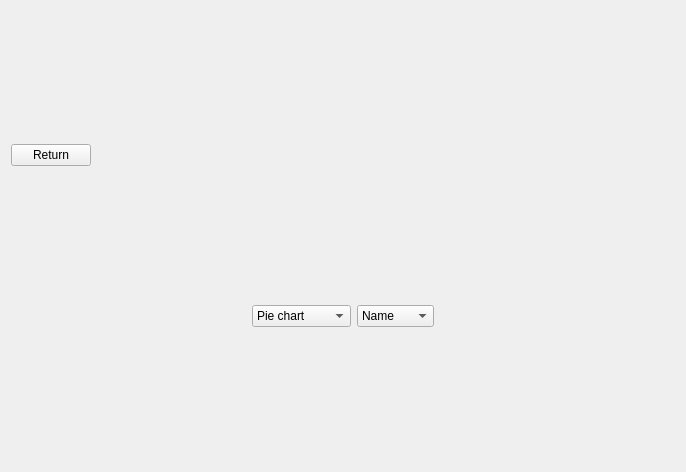
<?xml version="1.0" encoding="UTF-8"?>
<ui version="4.0">
 <class>AnalyticsWindow</class>
 <widget class="QWidget" name="AnalyticsWindow">
  <property name="geometry">
   <rect>
    <x>0</x>
    <y>0</y>
    <width>686</width>
    <height>472</height>
   </rect>
  </property>
  <property name="windowTitle">
   <string>Form</string>
  </property>
  <layout class="QGridLayout" name="gridLayout">
   <item row="0" column="0">
    <layout class="QHBoxLayout" name="horizontalLayout_2">
     <item>
      <widget class="QPushButton" name="returnButton">
       <property name="text">
        <string>Return</string>
       </property>
      </widget>
     </item>
     <item>
      <spacer name="horizontalSpacer">
       <property name="orientation">
        <enum>Qt::Horizontal</enum>
       </property>
       <property name="sizeHint" stdset="0">
        <size>
         <width>40</width>
         <height>20</height>
        </size>
       </property>
      </spacer>
     </item>
    </layout>
   </item>
   <item row="1" column="0">
    <layout class="QHBoxLayout" name="horizontalLayout">
     <item>
      <layout class="QVBoxLayout" name="verticalLayout">
       <item>
        <layout class="QGridLayout" name="inputLayOut_1">
         <item row="0" column="1">
          <widget class="QComboBox" name="chooseColumn">
           <item>
            <property name="text">
             <string>Name</string>
            </property>
           </item>
           <item>
            <property name="text">
             <string>MFR</string>
            </property>
           </item>
           <item>
            <property name="text">
             <string>Type</string>
            </property>
           </item>
           <item>
            <property name="text">
             <string>Calories</string>
            </property>
           </item>
           <item>
            <property name="text">
             <string>Protein</string>
            </property>
           </item>
           <item>
            <property name="text">
             <string>Fat</string>
            </property>
           </item>
           <item>
            <property name="text">
             <string>Sodium</string>
            </property>
           </item>
           <item>
            <property name="text">
             <string>Fiber</string>
            </property>
           </item>
           <item>
            <property name="text">
             <string>Carbo</string>
            </property>
           </item>
           <item>
            <property name="text">
             <string>Sugars</string>
            </property>
           </item>
           <item>
            <property name="text">
             <string>Potass</string>
            </property>
           </item>
           <item>
            <property name="text">
             <string>Vitamins</string>
            </property>
           </item>
           <item>
            <property name="text">
             <string>Shelf</string>
            </property>
           </item>
           <item>
            <property name="text">
             <string>Weight</string>
            </property>
           </item>
           <item>
            <property name="text">
             <string>Cups</string>
            </property>
           </item>
           <item>
            <property name="text">
             <string>Rating</string>
            </property>
           </item>
          </widget>
         </item>
         <item row="0" column="0">
          <widget class="QComboBox" name="chooseChart">
           <item>
            <property name="text">
             <string>Pie chart</string>
            </property>
           </item>
           <item>
            <property name="text">
             <string>Bar chart</string>
            </property>
           </item>
           <item>
            <property name="text">
             <string>Scatter chart</string>
            </property>
           </item>
           <item>
            <property name="text">
             <string>Spline chart</string>
            </property>
           </item>
          </widget>
         </item>
        </layout>
       </item>
       <item>
        <layout class="QGridLayout" name="chartLayOut_1"/>
       </item>
      </layout>
     </item>
    </layout>
   </item>
  </layout>
 </widget>
 <resources/>
 <connections/>
</ui>
